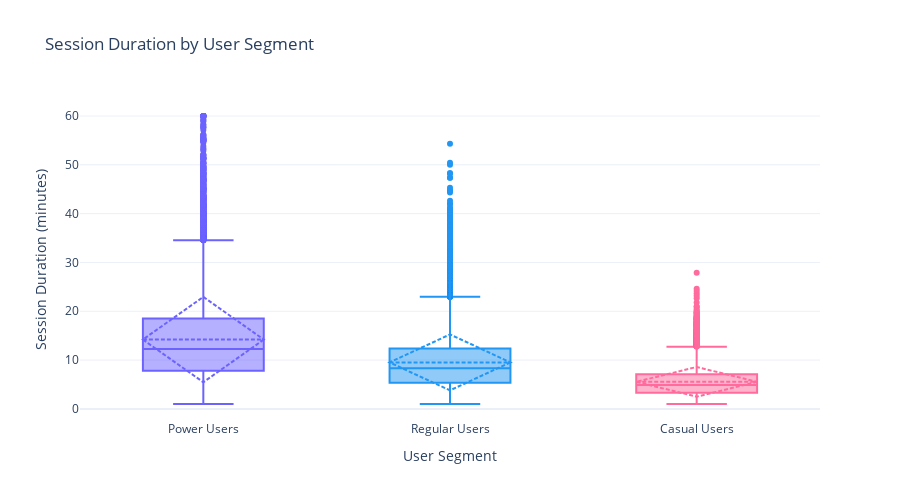

Notebook code cell kept with this figure:
### Markdown cell above
## 7. Visualization 5: Session Duration Analysis

**Insight Focus**: How long do users spend on the platform?

### Code cell
# Merge sessions with user segments
sessions_enriched = sessions_df.merge(users_df[['user_id', 'segment']], on='user_id', how='left')

# Create distribution plot
fig = go.Figure()

segments = ['power_user', 'regular_user', 'casual_user']
segment_labels = {'power_user': 'Power Users', 'regular_user': 'Regular Users', 'casual_user': 'Casual Users'}
colors = [BRAND_COLORS['primary'], BRAND_COLORS['info'], BRAND_COLORS['secondary']]

for segment, color in zip(segments, colors):
    data = sessions_enriched[sessions_enriched['segment'] == segment]['duration_minutes']
    fig.add_trace(go.Box(
        y=data,
        name=segment_labels[segment],
        marker_color=color,
        boxmean='sd'
    ))

fig.update_layout(
    title='Session Duration by User Segment',
    yaxis_title='Session Duration (minutes)',
    xaxis_title='User Segment',
    height=500,
    template='plotly_white',
    showlegend=False
)

fig.show()

print("\nSession Duration Statistics by Segment:")
for segment in segments:
    data = sessions_enriched[sessions_enriched['segment'] == segment]['duration_minutes']
    print(f"\n{segment_labels[segment]}:")
    print(f"  Mean: {data.mean():.1f} minutes")
    print(f"  Median: {data.median():.1f} minutes")
    print(f"  Std Dev: {data.std():.1f} minutes")
    print(f"  Total sessions: {len(data):,}")

### Figure 1 — Plotly figure (JSON) as saved in the notebook; plotly's stock layout.template omitted (floating-point values rounded to 4 significant figures; data arrays with more than 128 entries replaced by an {"elided": "..."} marker saying what was removed)
{"data": [{"boxmean": "sd", "marker": {"color": "#6C63FF"}, "name": "Power Users", "type": "box", "y": {"elided": "18559 float values"}}, {"boxmean": "sd", "marker": {"color": "#2196F3"}, "name": "Regular Users", "type": "box", "y": {"elided": "25714 float values"}}, {"boxmean": "sd", "marker": {"color": "#FF6B9D"}, "name": "Casual Users", "type": "box", "y": {"elided": "12493 float values"}}], "layout": {"height": 500, "showlegend": false, "title": {"text": "Session Duration by User Segment"}, "xaxis": {"title": {"text": "User Segment"}}, "yaxis": {"title": {"text": "Session Duration (minutes)"}}}}
